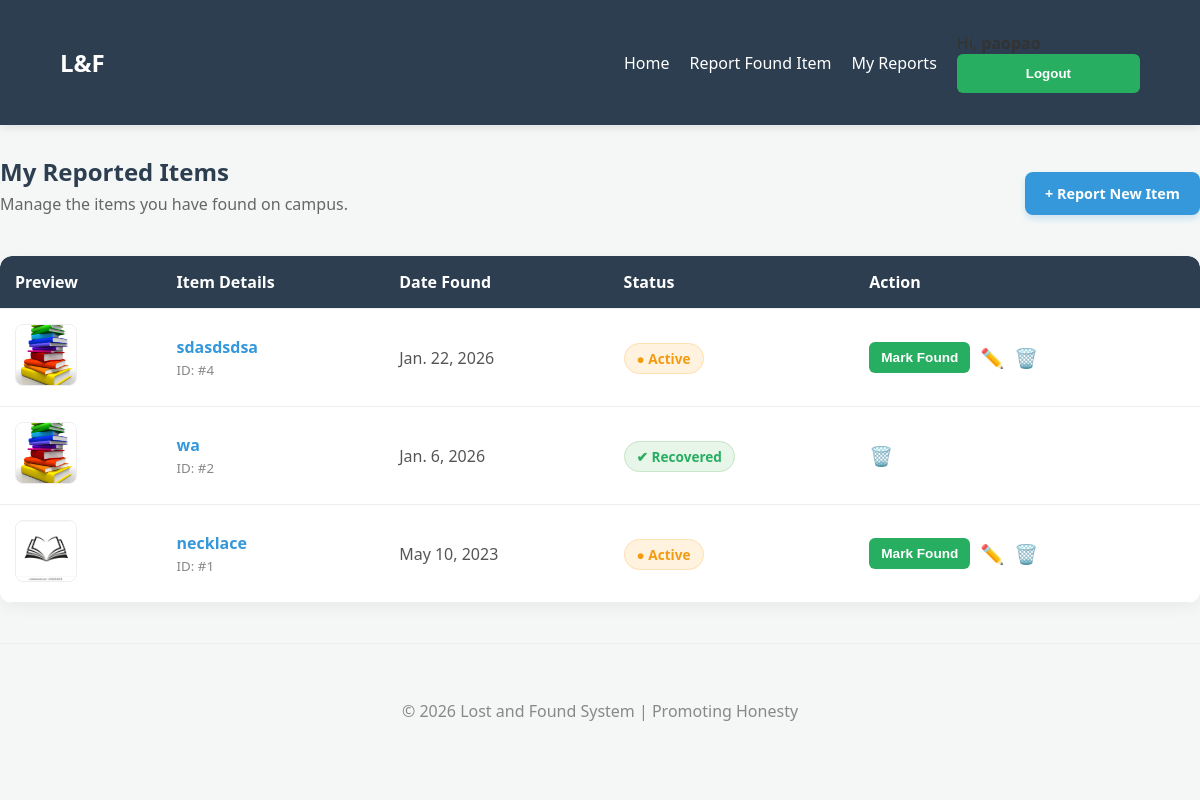
The page /my-reports/ (signed in) on the database its author committed.
### accounts/models.py (models this page shows, shortened)
class CustomUser(AbstractUser):
    user_id = models.CharField(max_length=20, unique=True)
    phone_number = models.CharField(max_length=15, blank=True)

### app/models.py (models this page shows)
class Item(models.Model):
    title = models.CharField(max_length=100)
    image = models.ImageField(upload_to='items/')
    founder = models.ForeignKey(settings.AUTH_USER_MODEL, on_delete=models.CASCADE)

### app/views.py (the view)
# urls.py: path('my-reports/', MyReportsListView.as_view(), name='my_reports'),
class MyReportsListView(LoginRequiredMixin, ListView):
    model = Item
    template_name = 'app/my_reports.html'
    context_object_name = 'user_items'
    def get_queryset(self):
        return Item.objects.filter(founder=self.request.user).order_by('-date_found')

### app/templates/app/my_reports.html (shortened to what this page needs)
{% extends 'base.html' %}
{% block content %}
<div class="container" style="margin-top: 30px;">
    <div style="display: flex; justify-content: space-between; align-items: center; margin-bottom: 25px;">
        <div>
            <h2 style="margin: 0; color: var(--primary-navy);">My Reported Items</h2>
            <p style="color: #666; margin-top: 5px;">Manage the items you have found on campus.</p>
        </div>
        <a href="{% url 'item_report' %}" style="background: var(--accent-blue); color: white; padding: 12px 20px; border-radius: 8px; text-decoration: none; font-weight: bold; font-size: 0.9em; box-shadow: 0 4px 6px rgba(52, 152, 219, 0.2);">
            + Report New Item
        </a>
    </div>
    {% if user_items %}
    <div style="background: var(--white); border-radius: 12px; overflow: hidden; box-shadow: 0 4px 15px rgba(0,0,0,0.05);">
        <table style="width: 100%; border-collapse: collapse;">
            <thead>
                <tr style="background-color: var(--primary-navy); color: white; text-align: left;">
                    <th style="padding: 15px;">Preview</th>
                    <th style="padding: 15px;">Item Details</th>
                    <th style="padding: 15px;">Date Found</th>
                    <th style="padding: 15px;">Status</th>
                    <th style="padding: 15px;">Action</th>
                </tr>
            </thead>
            <tbody>
                {% for item in user_items %}
                <tr style="border-bottom: 1px solid #eee; transition: background 0.2s;" onmouseover="this.style.background='#fcfcfc'" onmouseout="this.style.background='white'">
                    <td style="padding: 15px;">
                        <img src="{{ item.image.url }}" alt="{{ item.title }}" style="width: 60px; height: 60px; object-fit: cover; border-radius: 8px; border: 1px solid #eee;">
                    </td>
                    <td style="padding: 15px;">
                        <a href="{% url 'item_detail' item.pk %}" style="color: var(--accent-blue); font-weight: bold; text-decoration: none;">
                            {{ item.title }}
                        </a>
                        <br>
                        <small style="color: #888;">ID: #{{ item.id }}</small>
                    </td>
                    <td style="padding: 15px; color: #555;">{{ item.date_found }}</td>
                    <td style="padding: 15px;">
                        {% if item.is_recovered %}
                            <span style="background: #e8f5e9; color: var(--accent-green); padding: 5px 12px; border-radius: 20px; font-size: 0.85em; font-weight: bold; border: 1px solid #c8e6c9;">
                                ✔ Recovered
                            </span>
                        {% else %}
                            <span style="background: #fff3e0; color: #f39c12; padding: 5px 12px; border-radius: 20px; font-size: 0.85em; font-weight: bold; border: 1px solid #ffe0b2;">
                                ● Active
                            </span>
                        {% endif %}
                    </td>
                    <td style="padding: 15px;">
                        <div style="display: flex; gap: 10px; align-items: center;">
                            {% if not item.is_recovered %}
                                <form action="{% url 'mark_recovered' item.pk %}" method="post" style="display:inline; margin: 0;">
                                    <button type="submit" style="background: var(--accent-green); color: white; border: none; padding: 8px 12px; border-radius: 6px; cursor: pointer; font-size: 0.85em; font-weight: bold;">
                                        Mark Found
                                    </button>
                                </form>
                                <a href="{% url 'item_edit' item.pk %}" style="color: #f39c12; text-decoration: none; font-size: 1.2em;" title="Edit Report">✏️</a>
                            {% endif %}
                            <a href="{% url 'item_delete' item.pk %}" style="color: #e74c3c; text-decoration: none; font-size: 1.2em;" title="Delete Report">🗑️</a>
                        </div>
                    </td>
                </tr>
                {% endfor %}
            </tbody>
        </table>
    </div>
    {% endif %}
</div>
{% endblock %}

### templates/base.html (shortened to what this page needs)
<!DOCTYPE html>
<html lang="en">
<head>
    <link rel="stylesheet" href="/static/css/style.css">
</head>
<body>
    {% include 'navbar.html' %}
    <main class="container">
        {% block content %}
        {% endblock %}
    </main>
    <footer style="text-align: center; padding: 40px 0; color: #888; border-top: 1px solid #eee; margin-top: 40px;">
        <p>&copy; 2026 Lost and Found System | Promoting Honesty</p>
    </footer>
</body>
</html>

### templates/navbar.html (shortened to what this page needs)
<nav>
    <div class="logo">
        <a href="{% url 'item_list' %}">
            <strong>L&F</strong>
        </a>
    </div>
    <ul class="nav-links">
        <li><a href="{% url 'item_list' %}">Home</a></li>
        {% if user.is_authenticated %}
            <li><a href="{% url 'item_report' %}">Report Found Item</a></li>
            <li><a href="{% url 'my_reports' %}">My Reports</a></li>
            <li class="user-menu">
                <span class="welcome-text">Hi, <strong>{{ user.username }}</strong></span>
                <form action="{% url 'logout' %}" method="post" style="display:inline;">
                    <button type="submit" class="logout-btn">Logout</button>
                </form>
            </li>
        {% else %}
            <li><a href="{% url 'login' %}">Login</a></li>
            <li><a href="{% url 'signup' %}" class="signup-btn">Sign Up</a></li>
        {% endif %}
    </ul>
</nav>

### static/css/style.css (style rules this page uses)
:root { --primary-navy: #2c3e50; --accent-green: #27ae60; --accent-blue: #3498db; --light-gray: #f4f7f6; --text-dark: #333; --white: #ffffff; }
body { font-family: 'Segoe UI', Arial, sans-serif; background-color: var(--light-gray); color: var(--text-dark); margin: 0; }
nav { background: var(--primary-navy); padding: 1rem 5%; display: flex; justify-content: space-between; align-items: center; box-shadow: 0 2px 10px rgba(0,0,0,0.1); }
.logo a { font-size: 1.5rem; color: var(--white); text-decoration: none; }
.nav-links { list-style: none; display: flex; gap: 20px; align-items: center; }
.nav-links a { color: var(--white); text-decoration: none; font-weight: 500; }
button { background: var(--accent-green); color: white; padding: 12px 25px; border: none; border-radius: 6px; cursor: pointer; font-weight: bold; width: 100%; }
table { width: 100%; border-collapse: collapse; background: white; border-radius: 12px; overflow: hidden; }
th, td { padding: 15px; text-align: left; border-bottom: 1px solid #eee; }

### rows shown on the page
CustomUser: username "paopao"
Item: image (picture), title "sdasdsdsa", id "4", date_found "Jan. 22, 2026", is_recovered "● Active"
Item: image (picture), title "wa", id "2", date_found "Jan. 6, 2026", is_recovered "✔ Recovered"
Item: image (picture), title "necklace", id "1", date_found "May 10, 2023", is_recovered "● Active"
